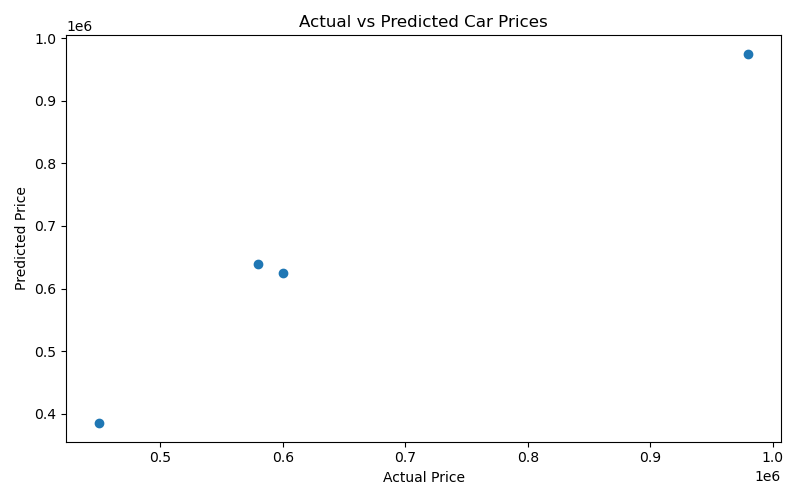

This chart was generated by the following Python code:

import pandas as pd
import matplotlib.pyplot as plt

from sklearn.model_selection import train_test_split
from sklearn.linear_model import LinearRegression
from sklearn.metrics import mean_absolute_error, r2_score

# Create a sample car dataset
data = {
    "Year": [2018, 2019, 2020, 2017, 2021, 2016, 2022, 2019, 2020, 2018,
             2017, 2021, 2022, 2016, 2020, 2019, 2018, 2021, 2017, 2022],
    "Kilometers_Driven": [30000, 25000, 20000, 50000, 10000, 60000, 5000,
                          35000, 18000, 40000, 55000, 12000, 8000, 70000,
                          22000, 28000, 45000, 15000, 65000, 6000],
    "Engine_CC": [1200, 1500, 1200, 1000, 1600, 1000, 1800, 1500, 1200, 1400,
                  1000, 1600, 1800, 1000, 1200, 1500, 1400, 1600, 1000, 1800],
    "Price": [450000, 600000, 650000, 300000, 900000, 250000, 1200000,
              550000, 700000, 400000, 280000, 950000, 1300000, 200000,
              680000, 580000, 420000, 980000, 230000, 1250000]
}

df = pd.DataFrame(data)

print("First five rows:")
print(df.head())

print("\nDataset information:")
print(df.info())

# Features and target
X = df[["Year", "Kilometers_Driven", "Engine_CC"]]
y = df["Price"]

# Split data into training and testing sets
X_train, X_test, y_train, y_test = train_test_split(
    X, y, test_size=0.2, random_state=42
)

# Train the model
model = LinearRegression()
model.fit(X_train, y_train)

# Predict car prices
predictions = model.predict(X_test)

print("\nActual prices:", list(y_test))
print("Predicted prices:", predictions.round(0).tolist())

print("\nMean Absolute Error:", round(mean_absolute_error(y_test, predictions), 2))
print("R2 Score:", round(r2_score(y_test, predictions), 3))

# Plot actual vs predicted prices
plt.figure(figsize=(8, 5))
plt.scatter(y_test, predictions)
plt.xlabel("Actual Price")
plt.ylabel("Predicted Price")
plt.title("Actual vs Predicted Car Prices")
plt.tight_layout()
plt.savefig("car_price_prediction.png")
plt.show()

print("\nGraph saved as car_price_prediction.png")
